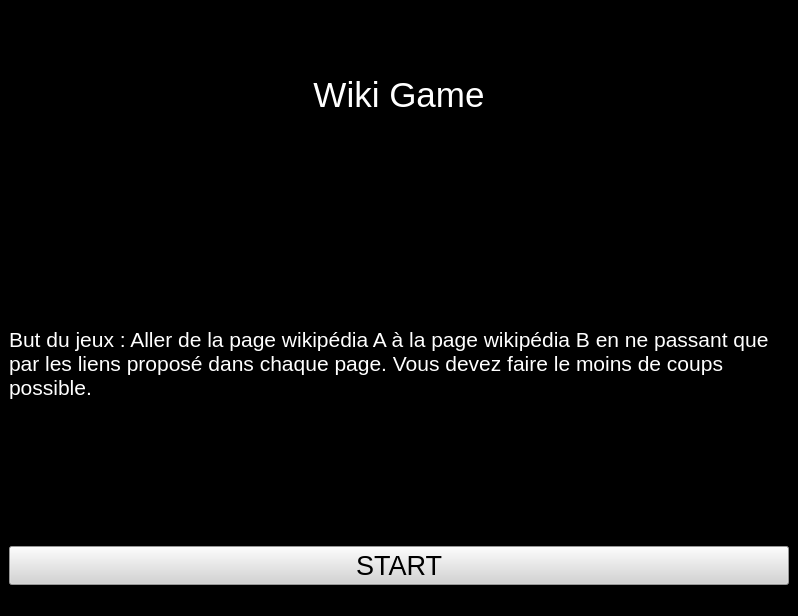
<?xml version="1.0" encoding="UTF-8"?>
<ui version="4.0">
 <class>MainWindow</class>
 <widget class="QMainWindow" name="MainWindow">
  <property name="geometry">
   <rect>
    <x>0</x>
    <y>0</y>
    <width>798</width>
    <height>616</height>
   </rect>
  </property>
  <property name="palette">
   <palette>
    <active>
     <colorrole role="Button">
      <brush brushstyle="SolidPattern">
       <color alpha="255">
        <red>0</red>
        <green>0</green>
        <blue>0</blue>
       </color>
      </brush>
     </colorrole>
     <colorrole role="Light">
      <brush brushstyle="SolidPattern">
       <color alpha="255">
        <red>0</red>
        <green>0</green>
        <blue>0</blue>
       </color>
      </brush>
     </colorrole>
     <colorrole role="Text">
      <brush brushstyle="SolidPattern">
       <color alpha="255">
        <red>255</red>
        <green>255</green>
        <blue>255</blue>
       </color>
      </brush>
     </colorrole>
     <colorrole role="Base">
      <brush brushstyle="SolidPattern">
       <color alpha="255">
        <red>0</red>
        <green>0</green>
        <blue>0</blue>
       </color>
      </brush>
     </colorrole>
     <colorrole role="Window">
      <brush brushstyle="SolidPattern">
       <color alpha="255">
        <red>0</red>
        <green>0</green>
        <blue>0</blue>
       </color>
      </brush>
     </colorrole>
    </active>
    <inactive>
     <colorrole role="Button">
      <brush brushstyle="SolidPattern">
       <color alpha="255">
        <red>0</red>
        <green>0</green>
        <blue>0</blue>
       </color>
      </brush>
     </colorrole>
     <colorrole role="Light">
      <brush brushstyle="SolidPattern">
       <color alpha="255">
        <red>0</red>
        <green>0</green>
        <blue>0</blue>
       </color>
      </brush>
     </colorrole>
     <colorrole role="Text">
      <brush brushstyle="SolidPattern">
       <color alpha="255">
        <red>255</red>
        <green>255</green>
        <blue>255</blue>
       </color>
      </brush>
     </colorrole>
     <colorrole role="Base">
      <brush brushstyle="SolidPattern">
       <color alpha="255">
        <red>0</red>
        <green>0</green>
        <blue>0</blue>
       </color>
      </brush>
     </colorrole>
     <colorrole role="Window">
      <brush brushstyle="SolidPattern">
       <color alpha="255">
        <red>0</red>
        <green>0</green>
        <blue>0</blue>
       </color>
      </brush>
     </colorrole>
    </inactive>
    <disabled>
     <colorrole role="Button">
      <brush brushstyle="SolidPattern">
       <color alpha="255">
        <red>0</red>
        <green>0</green>
        <blue>0</blue>
       </color>
      </brush>
     </colorrole>
     <colorrole role="Light">
      <brush brushstyle="SolidPattern">
       <color alpha="255">
        <red>0</red>
        <green>0</green>
        <blue>0</blue>
       </color>
      </brush>
     </colorrole>
     <colorrole role="Text">
      <brush brushstyle="SolidPattern">
       <color alpha="255">
        <red>120</red>
        <green>120</green>
        <blue>120</blue>
       </color>
      </brush>
     </colorrole>
     <colorrole role="Base">
      <brush brushstyle="SolidPattern">
       <color alpha="255">
        <red>0</red>
        <green>0</green>
        <blue>0</blue>
       </color>
      </brush>
     </colorrole>
     <colorrole role="Window">
      <brush brushstyle="SolidPattern">
       <color alpha="255">
        <red>0</red>
        <green>0</green>
        <blue>0</blue>
       </color>
      </brush>
     </colorrole>
    </disabled>
   </palette>
  </property>
  <property name="windowTitle">
   <string>WikiGame Python</string>
  </property>
  <property name="autoFillBackground">
   <bool>false</bool>
  </property>
  <property name="styleSheet">
   <string notr="true">background-color: black</string>
  </property>
  <widget class="QWidget" name="centralwidget">
   <layout class="QGridLayout" name="gridLayout">
    <item row="0" column="0">
     <layout class="QVBoxLayout" name="verticalLayout">
      <item>
       <widget class="QLabel" name="label">
        <property name="maximumSize">
         <size>
          <width>16777215</width>
          <height>171</height>
         </size>
        </property>
        <property name="font">
         <font>
          <pointsize>26</pointsize>
         </font>
        </property>
        <property name="styleSheet">
         <string notr="true">color: white</string>
        </property>
        <property name="text">
         <string>Wiki Game</string>
        </property>
        <property name="alignment">
         <set>Qt::AlignCenter</set>
        </property>
       </widget>
      </item>
      <item>
       <widget class="QLabel" name="label_2">
        <property name="font">
         <font>
          <pointsize>16</pointsize>
         </font>
        </property>
        <property name="styleSheet">
         <string notr="true">color: white</string>
        </property>
        <property name="text">
         <string>But du jeux : Aller de la page wikipédia A à la page wikipédia B en ne passant que par les liens proposé dans chaque page. Vous devez faire le moins de coups possible.</string>
        </property>
        <property name="wordWrap">
         <bool>true</bool>
        </property>
        <property name="margin">
         <number>10</number>
        </property>
       </widget>
      </item>
      <item>
       <widget class="QPushButton" name="pushButton">
        <property name="font">
         <font>
          <pointsize>20</pointsize>
         </font>
        </property>
        <property name="styleSheet">
         <string notr="true">background-color: lightgrey</string>
        </property>
        <property name="text">
         <string>START</string>
        </property>
       </widget>
      </item>
     </layout>
    </item>
   </layout>
  </widget>
  <widget class="QStatusBar" name="statusbar"/>
 </widget>
 <resources/>
 <connections/>
</ui>
